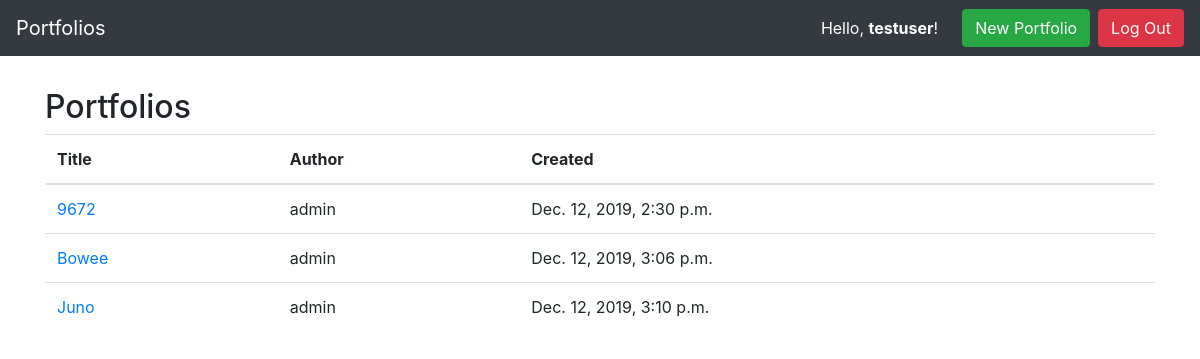
Screenshot of / (signed in) with the database file from the repository.
### portfolio/models.py (models this page shows, shortened)
class Portfolio(models.Model):
    title = models.CharField(max_length=10, unique=True)
    author = models.ForeignKey(User, on_delete=models.PROTECT)
    created = models.DateTimeField(auto_now_add=True, help_text="The date and time this page was created. Automatically generated when the model saves.")
    slug = models.CharField(max_length=10, blank=True, editable=False,
                            help_text="Unique URL path to access this page. Generated by the system.")

### portfolio/views.py (the view)
# urls.py: path('', PortfoliosView.as_view() , name='portfolio-view-page'),
class PortfoliosView(ListView):
    model = Portfolio
    def get(self, request):
        portfolios = Portfolio.objects.all()
        return render(request, 'portfolios.html', {
        'portfolios' : portfolios
        })

### portfolio/templates/portfolios.html
{% extends 'base.html' %}
#{% regroup portfolios|dictsort:'author' by request.user as user_portfolios %}
{% block content %}
<h2>Portfolios</h2>
<table class="table">
    <thead>
        <tr>
            <th>Title</th>
            <th>Author</th>
            <th>Created</th>
        </tr>
    </thead>
    <tbody>
        {% for portfolio in portfolios %}
            <tr>
                <td><a href="{{ portfolio.slug }}">{{ portfolio.title }}</a></td>
                <td>{{ portfolio.author }}</td>
                <td>{{ portfolio.created }}</td>
            </tr>
        {% endfor %}
    </tbody>
</table>
{% endblock %}

### templates/base.html (shortened to what this page needs)
<!DOCTYPE html>
<html>
    <head>
        <link rel="stylesheet" href="https://stackpath.bootstrapcdn.com/bootstrap/4.3.1/css/bootstrap.min.css"
>
        {% load static from staticfiles %}
        <link rel="stylesheet" type="text/css" href="{% static 'css/styles.css' %}"/>
    </head>
    <body>
        <nav class="navbar navbar-expand-md navbar-dark bg-dark">
            <a class="navbar-brand" href="/">Portfolios</a>
            <form class="form-inline ml-auto">
              {% if user.is_authenticated %}
              <div class="text-white">Hello, <strong>{{ user.username }}</strong>!</div>
              <a href="/upload" class="btn btn-success ml-4">New Portfolio</a>
              <a href="{% url 'logout' %}" class="btn btn-danger ml-2">Log Out</a>
              {% else %}
              <a href="/accounts/login" class="btn btn-secondary ml-2">Log In</a>
              <a href="/accounts/signup" class="btn btn-primary ml-2">Sign Up</a>
              {% endif %}
            </form>
          </nav>
          <main role="main" class="container" style="margin-top: 4vh;">
                {% block content %}{% endblock %}
              </main>
    </body>
</html>

### rows the page displays
Portfolio: title "9672", author "admin", created "Dec. 12, 2019, 2:30 p.m."
Portfolio: title "Bowee", author "admin", created "Dec. 12, 2019, 3:06 p.m."
Portfolio: title "Juno", author "admin", created "Dec. 12, 2019, 3:10 p.m."

### other values shown
{{ user.username }} "testuser"
